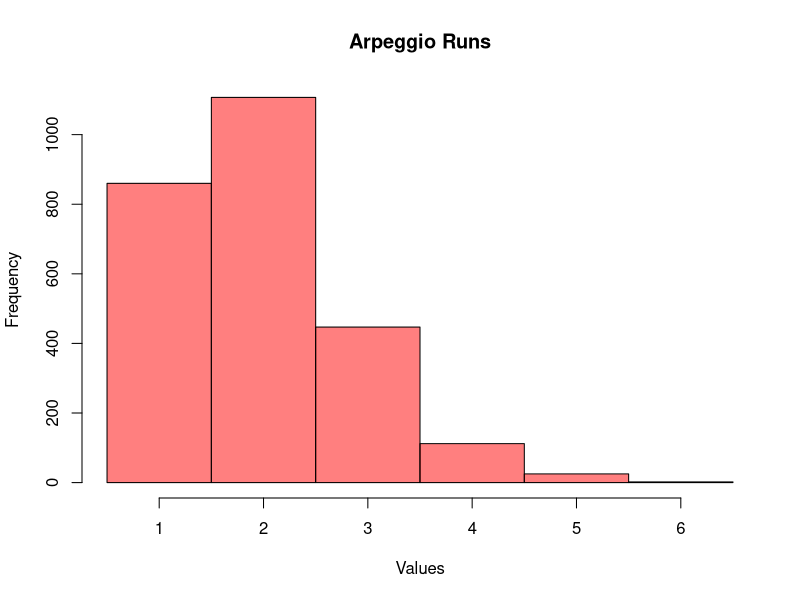
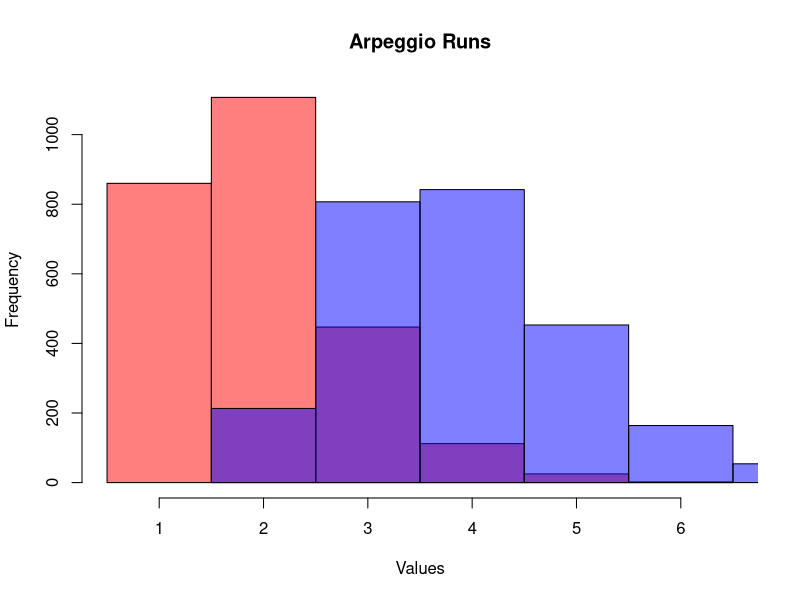

Source code (R) for these figures, in order: (Note: this script raises an error after producing the figures.)
# MAT 373, Day 10
# Arpeggions in R

# STEP 0: define the possible outcomes for rolling two dice.
dice <- c(11,12,13,14,15,16,
          21,22,23,24,25,26,
          31,32,33,34,35,36,
          41,42,43,44,45,46,
          51,52,53,54,55,56,
          61,62,63,64,65,66)

### STEP 1: Solo Arpeggios - random dice rolling
# We can sample from this dice, and treat it like a sequence of rolls.  How long is each run?

n_rolls <- 5000 

# All the different dice rolls
rolls <- sample(dice,size = n_rolls,replace=TRUE)

# See the first 20 rolls
rolls[1:20]

# We add up how many times the roll is increasing - the resent
consecutive_runs <- unname(tapply(rolls, cumsum(c(TRUE, diff(rolls) <= 0)), length))

# See what the consecutive sums are - notice how it compares to the rolls - is it consistent?
consecutive_runs[1:20]

# Report summary statistics:
summary(consecutive_runs)


# Prompt to chatGPT: "Make a histogram in base R using discrete values on the x axis"
hist(consecutive_runs, 
     breaks = seq(min(consecutive_runs) - 0.5, max(consecutive_runs) + 0.5, by = 1), 
     right = FALSE, 
     main = "Arpeggio Runs", 
     xlab = "Values", 
     ylab = "Frequency",
     col = rgb(1, 0, 0, 0.5),  # Red with transparency
     border = "black")

# Now implement the mid-game reset. Prompt to chatGPT: "sum two consecutive values of a vector in R using indexing"
reset_runs <- consecutive_runs[-length(consecutive_runs)] + consecutive_runs[-1]

# See the different lengths of games when we reset
reset_runs[1:20]   # Investigate: how does this compare to consecutive_runs?

summary(reset_runs)

# Plot both for a comparison
hist(consecutive_runs, 
     breaks = seq(min(consecutive_runs) - 0.5, max(consecutive_runs) + 0.5, by = 1), 
     right = FALSE, 
     main = "Arpeggio Runs", 
     xlab = "Values", 
     ylab = "Frequency",
     col = rgb(1, 0, 0, 0.5),  # Red with transparency
     border = "black")

hist(reset_runs, 
     breaks = seq(min(reset_runs) - 0.5, max(reset_runs) + 0.5, by = 1), 
     right = FALSE, 
     main = "Arpeggio Runs", 
     xlab = "Values", 
     ylab = "Frequency",
     col = rgb(0, 0, 1, 0.5),  # Blue with transparency
     border = "black",
     add = TRUE)





### STEP 2: Dice rolls 
# Function written and then annotated with chatGPT (prompt: "annotate the following code")
# Define a function named 'dice_roll' with a default argument 'sides' as 1:6
dice_roll <- function(sides = 1:6) {
  
  # Simulate rolling two dice by sampling two values from 'sides'
  # The 'replace = TRUE' allows the same value to be rolled more than once
  roll <- sample(sides, 2, replace = TRUE)
  
  # Create a vector 'options' with two possible numbers:
  # 1. Concatenate the two dice rolls into a single number (e.g., 2 and 5 become 25)
  # 2. Concatenate the reversed order of the dice rolls into a number (e.g., 2 and 5 become 52)
  options <- c(
    as.numeric(paste(roll, collapse = "")),      # Combine roll in normal order (e.g., 25)
    as.numeric(paste(rev(roll), collapse = ""))  # Combine roll in reverse order (e.g., 52)
  )
  
  # Return the vector of both possible combinations
  return(options)
  
}

# See the result:
dice_roll()


### STEP 3: Play a solo game
solo_arpeggios_game <- function(sides = 1:6) {
  
  # Vector of where we are keeping track of our rolls
  arpeggios <- array(data = NA,dim=10) 
  
  arpeggios[1] <- min(dice_roll(sides = sides)) # Pick the smallest of the dice rolls
  curr_dice_roll <- arpeggios[1]  # Just keep track of where we currently are
  reset_vec <- FALSE  # Did we do a mid-game reset yet?
  
  for (i in 2:10) {
    
    dice_option <- dice_roll(sides = sides) # Roll the dice
    next_dice <- curr_dice_roll < dice_option  # Determine if there is a preferred roll
    
    if(sum(next_dice) == 0) {   # We will need to reset here: curr dice 31, options 12 or 21
      if(!reset_vec) {
        curr_dice_roll <- min(dice_option)  # Reset to the smaller of the two options
        arpeggios[i] <- curr_dice_roll  # Keep moving forward
        reset_vec <- TRUE  # Keep track if we have reset
      } else { break }
    }
    
    if(sum(next_dice) == 1) {  # Take the next option: curr dice 31, options 42 or 24 
      curr_dice_roll <- dice_option[next_dice]
      arpeggios[i] <- curr_dice_roll
    }
    
    if(sum(next_dice == 2)) {  # If there is a choice between two, take the smallest: curr dice 31, options 45 or 54
      curr_dice_roll <- sample(dice_option,size=1)
      arpeggios[i] <- curr_dice_roll
    }
  }
  
  return(arpeggios[!is.na(arpeggios)])  # Return the run before busting
  
  
}

# Play a game
solo_arpeggios_game()

# What is the length of a solo arpeggio game?
n_games <- 1000
out_games <- replicate(n_games, {
  solo_arpeggios_game() |> length()
})


hist(out_games_no_reset,
  breaks = seq(min(out_games) - 0.5, max(out_games) + 0.5, by = 1),
  right = FALSE,
  main = "Arpeggio Runs",
  xlab = "Values",
  ylab = "Frequency",
  col = rgb(0, 0, 1, 0.5),  # Blue with transparency
  border = "black")



### STEP 4: Two player arpeggios game.
arpeggios_game <- function() {

  ascender_reset <- FALSE  # Has a mid-game reset occurred?
  descender_reset <- FALSE # Has a mid-game reset occurred?
  
  # Initialize
  ascender_dice <- 10  # Always one less than the smallest
  descender_dice <- 67 # Start out one larger than the biggest roll
  
  # Keep track of scored rolls
  ascender_arpgeggios <- array(NA,dim = 10)  
  descender_arpgeggios <- array(NA, dim = 10)
  
  ascender_score <- 0
  descender_score <- 0
  
  curr_round <- 1
  max_rounds <- 10000  # End the rolls after this length
  
  while(max(ascender_score,descender_score) < 10 & curr_round < max_rounds ) {
    
    # Ascender goes first
    dice_option <- dice_roll()
    next_dice <- ascender_dice <= dice_option
    
    if(sum(next_dice) == 0) { # We will need to reset here: curr dice 31, options 12 or 21
      if(!ascender_reset) {
        ascender_dice <- min(dice_option) # Reset to the smaller of the two options
        ascender_reset <- TRUE  # Keep track if we reset
        
        ascender_score <- ascender_score + 1  # Increment one to the score
        ascender_arpgeggios[ascender_score] <- ascender_dice  # Record the roll
      }
    }
    
    if(sum(next_dice) == 1) { # Take the next option: curr dice 31, options 42 or 24 
      ascender_dice <- dice_option[next_dice]
      ascender_score <- ascender_score + 1 # Increment one to the score
      ascender_arpgeggios[ascender_score] <- ascender_dice # Record the roll
    }
    
    if(sum(next_dice) == 2) { # If there is a choice between two, take the smallest: curr dice 31, options 45 or 54
      ascender_dice <- min(dice_option)
      ascender_score <- ascender_score + 1 # Increment one to the score
      ascender_arpgeggios[ascender_score] <- ascender_dice # Record the roll
    }
    
    # descender goes
    dice_option <- dice_roll()
    next_dice <- descender_dice >= dice_option
    
    if(sum(next_dice) == 0) { # We will need to reset here: curr dice 21, options 34 or 43
      if(!descender_reset) {
        descender_dice <- max(dice_option) # Reset to the large of the two options
        descender_reset <- TRUE # Keep track if we reset
        descender_score <- descender_score + 1 # Increment one to the score
        descender_arpgeggios[descender_score] <- descender_dice # Record the roll
        
      }
    }
    
    if(sum(next_dice) == 1) { # Take the next option: curr dice 42, options 25 or 52 
      descender_dice <- dice_option[next_dice]
      descender_score <- descender_score + 1 # Increment one to the score
      descender_arpgeggios[descender_score] <- descender_dice # Record the roll
    }
    
    if(sum(next_dice) == 2) { # If there is a choice between two, take the largest: curr dice 31, options 21 or 12
      descender_dice <- max(dice_option)
      descender_score <- descender_score + 1 # Increment one to the score
      descender_arpgeggios[descender_score] <- descender_dice # Record the roll
    }
    
    curr_round <- curr_round + 1
    
  }
  
  # Determine who is the winner.  Note: if both acheive a score of 10, then they are considered a winner.
  
  if(ascender_score == 10 & descender_score < 10) {winner = "ascender"}
  if(ascender_score < 10 & descender_score == 10) {winner = "descender"}
  if(ascender_score == 10 & descender_score == 10) {winner = "both"}
  
  # Make of list of stats we can keep track of.
  out_data <- list(winner = winner,
                   descender = descender_arpgeggios,
                   ascender = ascender_arpgeggios,
                   rounds = curr_round)
  
  
  return(out_data)
  
}

# Play the game
arpeggios_game()


# Replicate!

n_games <- 1000
out_rounds <- replicate(n_games, {
  arpeggios_game()$rounds
  
})

hist(out_rounds,
     breaks = seq(min(out_rounds) - 10, max(out_rounds) + 10, by = 10),
     right = FALSE,
     main = "Arpeggio Rounds",
     xlab = "Values",
     ylab = "Frequency",
     col = rgb(0, 0, 1, 0.5),  # Blue with transparency
     border = "black")

summary(out_rounds)

# Is there a winner more often than the other?
replicate(n_games, {
  arpeggios_game()$winner
  
}) |> table()/n_games

  